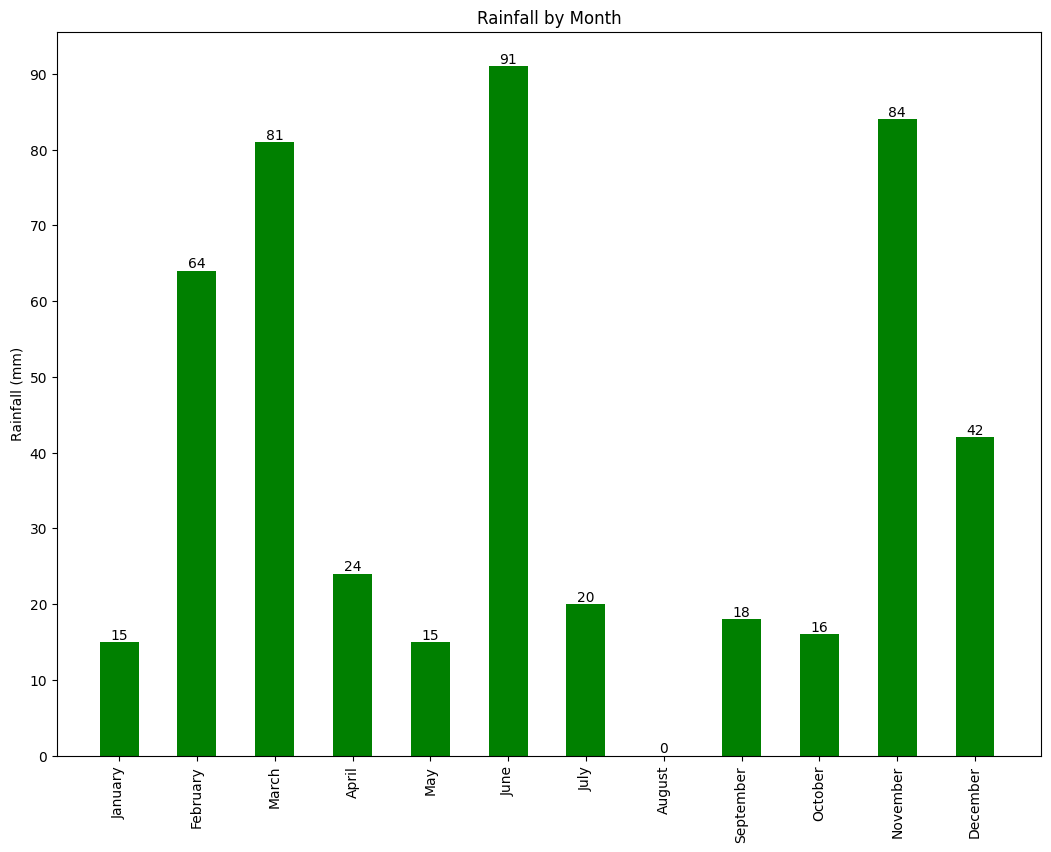

This figure's Python source:
# display a chart of rainfall. 

# imports
import random as r
import matplotlib.pyplot as plt
# import numpy as np
import pprint as pp

def create_chart( d_rain, f_inc_bar_labels = 0 ):
    fig, ax = plt.subplots(figsize=(8, 6))

    labels=d_rain.keys()
    data=d_rain.values()

    bars = ax.bar( labels, data , color='green', width=0.5)
   
    # set the x-axis to vertical text
    ax.set_xticks( range(12) )
    ax.set_xticklabels( labels , rotation=90 )

    # set the maximum value for the y-axis label
    max_value = (int( max( data ) ) // 10 ) * 10
    ax.set_yticks(range(0, max_value + 10, 10))
    ax.set_yticklabels([str(i) for i in range(0, max_value + 10, 10)])

    ax.set_ylabel ( "Rainfall (mm)" )
    ax.set_title ( "Rainfall by Month" )

    if f_inc_bar_labels == 1:
        # add the value labels to the bars
        for bar in bars:
            height = bar.get_height()
            ax.text(bar.get_x() + bar.get_width() / 2, height, str(height), ha='center', va='bottom')
   
    plt.show()

    fig.savefig ( 'rainfall.png' , bbox_inches='tight')

def gen_rand_data(d_rain):
    for key, value in d_rain.items():
        d_rain[key]=r.randrange(0,80)
    return d_rain

def get_actual_data( d_rain ):
    for key, value in d_rain.items():
        d_rain[key]=int( input( f'Please enter the rainfall for {key}: ' ) )
    return d_rain

d_rain = {"January": 0, 
          "February": 0, 
          "March": 0,
          "April": 0,
          "May": 0,
          "June": 0,
          "July": 0,
          "August": 0,
          "September": 0,
          "October": 0,
          "November": 0,
          "December": 0 }

## Generate test data for chart plotting practice. 
var_auto=input( "Do you want [A]utomatic or [M]anual values? ")
if var_auto.upper() == "A":
    d_rain = gen_rand_data( d_rain )
else:
    d_rain = get_actual_data ( d_rain )

var_labels=input( "Do you want the values displayed on the chart (Y/N)? ")

if var_labels.upper() == "Y":
    f_labels=1
else: 
    f_labels=0

create_chart ( d_rain , f_labels)

#
# Show the raw data. 
print ( "Chart created with this data: " )
pp.pprint ( d_rain, sort_dicts=False )
